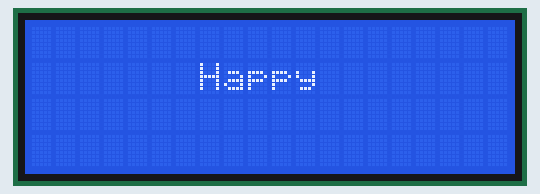
Simulated run of this sketch. Board: Arduino Uno, built with avr-gcc and run on an emulated ATmega328P. Shown: 20×4 character LCD. The local clock reads 2024-03-15 10:24:30 at power-on unless the sketch sets it; storage starts empty.

Above: at 0.2 s.
At 1.2 s:
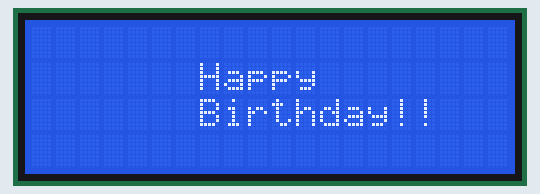
At 2.6 s:
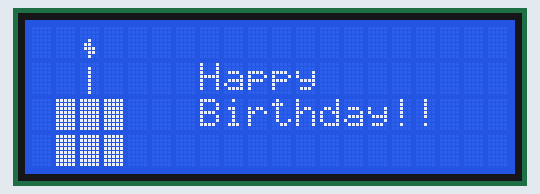
At 4.2 s:
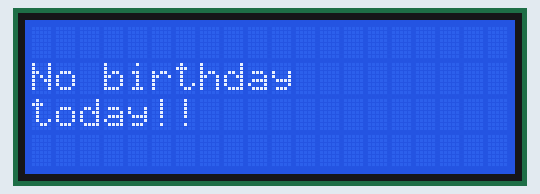

The sketch:

sketch.ino
```cpp
#include <LiquidCrystal_I2C.h>
#include <SD.h>
#include <RTClib.h>
#include "lcd_custom_character.h"

RTC_DS1307 rtc;
LiquidCrystal_I2C lcd(0x27, 20, 4);

File file;

String names[20];
String dates[20];
String current_date = "";

void setup() {
  Serial.begin(9600);
  SD.begin();
  rtc.begin();

  lcd.init();
  lcd.backlight();
  lcd.clear();

  file = SD.open("birthday.txt", FILE_READ);

  happy_birthday_text();
  animate();

  lcd.clear();

  read_current_date();
  read_file();

  match_date();

}

void happy_birthday_text() {
  /* write code to print "Happy Birthday" on the welcome screen */
  lcd_print(7, 1, "Happy ");
  delay(1000);
  lcd_print(7, 2, "Birthday!! ");
  delay(1000);
}

void lcd_print(int x, int y, String message){
  lcd.setCursor(x,y);
  lcd.print(message);
}
void display_char(int x, int y, int id) {
  lcd.setCursor(x, y);
  lcd.write(id);
}

void animate() {

  /*write code to display a birthday cake animation on the welcome screen.
    You can use the customized characters’ arrays given in the lcd_custom_character.h file.
    You can also add your own customized characters*/

  lcd.createChar(0,all);
  lcd.createChar(1,candle);
  lcd.createChar(2,wick1);
  lcd.createChar(3,wick2);

  display_char(1, 3, 0);
  display_char(2, 3, 0);
  display_char(3, 3, 0);
  display_char(1, 2, 0);
  display_char(2, 2, 0);
  display_char(3, 2, 0);
  display_char(2, 1, 1);

  for(int i=0; i<10; i++){
  if(i%2 == 0){
    display_char(2,0,2);
    delay(200);
  }
  else{
    display_char(2,0,3);
    delay(200);
  }
  }
}

void read_file() {
  String paragraph;
  int i = 0;

  if (file) {
    while (file.available()) {
      String data = file.readStringUntil(':');
      names[i] = data;
      String data1 = file.readStringUntil('\n');
      dates[i] = data1;
      i++;
    }
  }
}

void read_current_date() {

  DateTime now = rtc.now();
  current_date = "";

  if (now.day() < 10) {
    current_date.concat("0");
  }
  current_date.concat(now.day());
  current_date.concat("-");
  if (now.month() < 10) {
    current_date.concat("0");
  }
  current_date.concat(now.month());

}

void match_date() {

    /*change the code in a way that the birthday message
    is displayed on the LCD display instead of the serial monitor*/

  int found=0;
  for (int i = 0; i < 20; i++) {
    int flag = 0;
    for (int j = 0; j < 5; j++) {
      if (current_date[j] == dates[i][j]) {
        flag++;
      }
    }
    if (flag == 5) {
      lcd.clear();
      lcd_print(0,1,"to");
      lcd_print(0, 2,names[i]);
      delay(3000);
      found=1;
    }
  }

  if(found==0){
    lcd_print(0, 1, "No birthday");
    lcd_print(0, 2, "today!!");
    delay(5000);
  }

}


void loop() {

}
```

lcd_custom_character.h
```cpp
byte all[] = {
  B11111,
  B11111,
  B11111,
  B11111,
  B11111,
  B11111,
  B11111,
  B11111
};

byte wick1[] = {
  B00000,
  B00000,
  B00000,
  B00100,
  B01100,
  B01110,
  B00110,
  B00100
};

byte wick2[] = {
  B00000,
  B00000,
  B00000,
  B00100,
  B00110,
  B01110,
  B01100,
  B00100
};

byte candle[] = {
  B00000,
  B00100,
  B00100,
  B00100,
  B00100,
  B00100,
  B00100,
  B00100
};
```

Measured:
- what the display in image 1 shows lasts 1.1 s, from 1.1 s to 2.2 s
